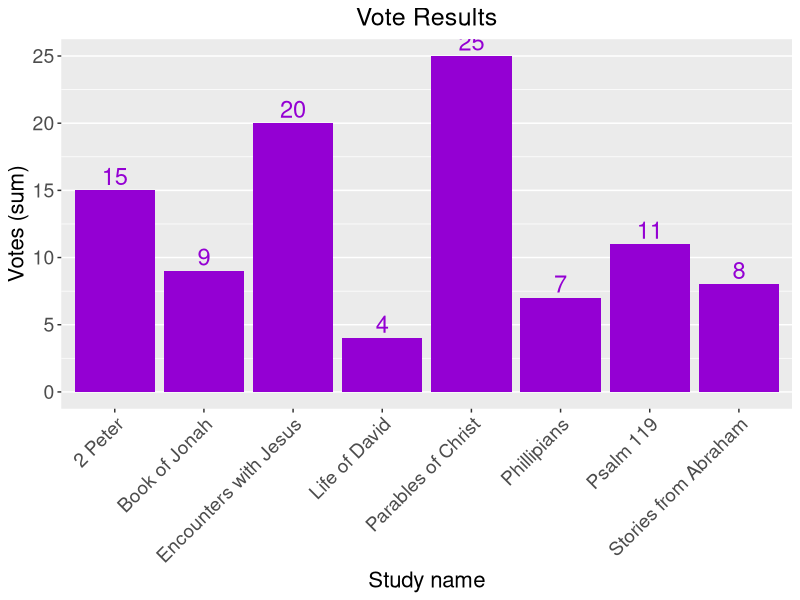

Source code (R): (Note: this script raises an error after producing the figure.)
#' An R script to visualize votes from NW Study group's voting on Bible study to
#' be lead by Pastor Kim. Voting was a modification of the truncated Borda count
#' (https://en.wikipedia.org/wiki/Borda_count#Truncated_ballots). Voting was
#' conducted on 05-July-2022, by passing out ballots with all options and having
#' folks write: '3' for their top choice, '2' for their second choice, & '1' for
#' their third choice, leaving the remaining choices unmarked. Charley and
#' Heather Hall recorded the votes each candidate received.
#'
#' This script sums those ballots and displays graphs to show results as well as
#' breaks down how many 1st, 2nd, and 3rd choices each candidate received.
#'
#' Analysis Christopher Hall 09-July-2022

# Libraries
library(tidyverse)

# Raw data 
votes <- tibble(abraham   = c(3, 3, 2,NA,NA,NA,NA,NA,NA,NA,NA,NA,NA),
                enc_jesus = c(3, 2, 1, 1, 3, 3, 2, 2, 3,NA,NA,NA,NA),
                jonah     = c(2, 3, 3, 1,NA,NA,NA,NA,NA,NA,NA,NA,NA),
                psalm_119 = c(2, 1, 3, 3, 2,NA,NA,NA,NA,NA,NA,NA,NA),
                ii_peter  = c(3, 1, 2, 2, 1, 3, 3,NA,NA,NA,NA,NA,NA),
                david     = c(2, 1, 1,NA,NA,NA,NA,NA,NA,NA,NA,NA,NA),
                phil      = c(1, 3, 1, 2,NA,NA,NA,NA,NA,NA,NA,NA,NA), 
                parables  = c(1, 2, 3, 2, 3, 3, 1, 2, 1, 1, 3, 2, 1))

# Readable study names
study_name = c("Stories from Abraham",
               "Encounters with Jesus",
               "Book of Jonah",
               "Psalm 119",
               "2 Peter",
               "Life of David",
               "Phillipians",
               "Parables of Christ")

## Creates tibbles (tables) for graphs
# Vote sums
results = tibble(
  study_name,
  weighted_votes = as_vector(summarise_all(votes, sum, na.rm = TRUE)[1,])
)

# Breakdown of 1st, 2nd, & 3rd places
choices = tibble(
  study_name,
  `# 1 choice` = as_vector(summarise_all(votes, list(~sum(.x == 3, na.rm = T)))),
  `# 2 choice` = as_vector(summarise_all(votes, list(~sum(.x == 2, na.rm = T)))),
  `# 3 choice` = as_vector(summarise_all(votes, list(~sum(.x == 1, na.rm = T))))
)

# pivot table wide to long for graph
choices_tall = pivot_longer(choices,
                            !study_name, 
                            names_to="ranked_choice", 
                            values_to="count")

# Plot results
results_graph <- ggplot(results,
                        aes(x = study_name, y = weighted_votes)) + 
  geom_col(fill = 'darkviolet') +
  geom_text(aes(label = weighted_votes), 
            vjust = -0.3, 
            color = 'darkviolet',
            size = 6) +
  labs(title = 'Vote Results',
       x = 'Study name',
       y = 'Votes (sum)') +
  theme(plot.title  = element_text(hjust = 0.5, size = 18),
        panel.grid.major.x = element_blank(),
        axis.title  = element_text(size = 16),
        axis.text   = element_text(size = 14),
        axis.text.x = element_text(angle = 45, hjust = 1, vjust = 1))

# Plot choices
choices_graph <- ggplot(choices_tall,
                        aes(x = study_name, y = count, fill = ranked_choice,)) +
  geom_col() +
  scale_fill_manual(values = c('darkviolet', 'darkcyan', 'darkslateblue'))  +
  labs(title = "Individual Choices for Studies",
       x = "Study name",
       y = '# of Ranked choices',
       fill = 'Choices') +
  theme(plot.title  = element_text(hjust = 0.5, size = 18), 
        panel.grid.major.x = element_blank(),
        axis.title  = element_text(size = 16),
        axis.text   = element_text(size = 14),
        axis.text.x = element_text(angle = 45, hjust = 1, vjust = 1)) +
  scale_y_continuous(minor_breaks = scales::breaks_extended(n = 15))

choices_graph_numbers = choices_graph +
  geom_text(aes(label = ifelse(count > 0, count, '')),
            position = position_stack(vjust = 0.5),
            size = 6,
            color = 'white') +
  stat_summary(fun = sum,
               aes(label = ..y.., group = study_name),
               geom = 'text',
               size = 7,
               vjust = -0.5)
